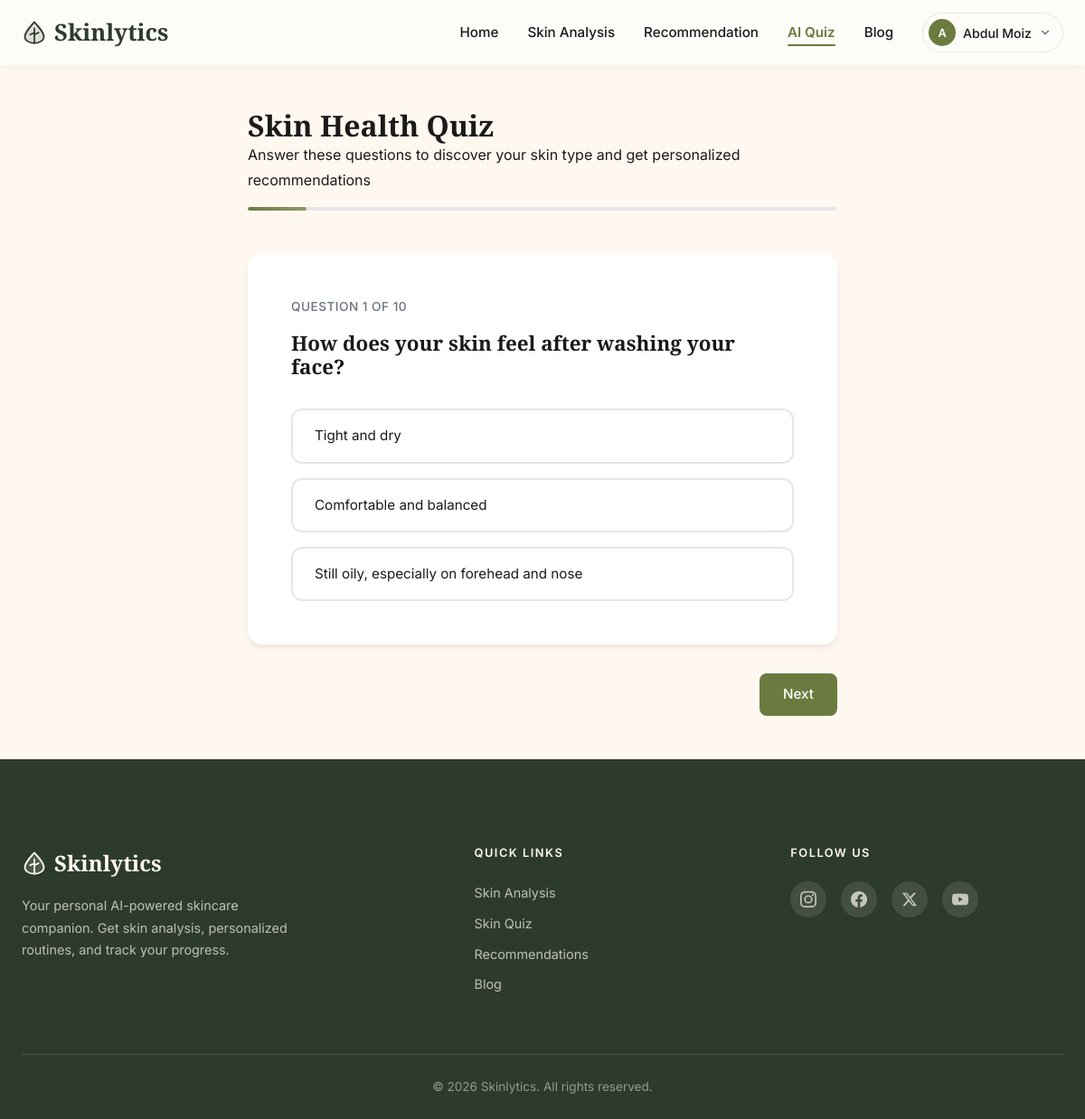
/quiz/ (signed in), run on the app's committed database.
### app/models.py (models this page shows, shortened)
class User(UserMixin, db.Model):
    __tablename__ = 'users'
    id = db.Column(db.Integer, primary_key=True)
    username = db.Column(db.String(80), unique=True, nullable=False)
    email = db.Column(db.String(120), unique=True, nullable=False)
    password_hash = db.Column(db.String(256), nullable=False)
    is_admin = db.Column(db.Boolean, default=False)
    created_at = db.Column(db.DateTime, default=datetime.utcnow)
    analyses = db.relationship('Analysis', backref='user', lazy=True)
    quiz_results = db.relationship('QuizResult', backref='user', lazy=True)
    blog_posts = db.relationship('BlogPost', backref='author', lazy=True)

class QuizQuestion(db.Model):
    __tablename__ = 'quiz_questions'
    id = db.Column(db.Integer, primary_key=True)
    question_text = db.Column(db.Text, nullable=False)
    option_a = db.Column(db.String(200), nullable=False)
    option_b = db.Column(db.String(200), nullable=False)
    option_c = db.Column(db.String(200), nullable=False)
    correct_answer = db.Column(db.String(1), nullable=False)  # 'a', 'b', or 'c'
    order = db.Column(db.Integer, nullable=False)

### app/quiz/routes.py (the view)
@bp.route('/')
@login_required
def index():
    questions = QuizQuestion.query.order_by(QuizQuestion.order).all()
    return render_template('quiz/index.html', questions=questions)

### app/templates/quiz/index.html (shortened to what this page needs)
{% extends 'base.html' %}
{% block content %}
<div class="quiz-container">
    <h1>Skin Health Quiz</h1>
    <p>Answer these questions to discover your skin type and get personalized recommendations</p>
    <div class="quiz-progress">
        <div class="quiz-progress-fill" id="progressFill" style="width: {{ (1 / questions|length * 100) if questions|length > 0 else 0 }}%"></div>
    </div>
    <form method="POST" action="{{ url_for('quiz.submit') }}" id="quizForm">
        {% for question in questions %}
        <div class="quiz-question" data-question="{{ loop.index }}" {% if not loop.first %}style="display:none"{% endif %}>
            <div class="question-counter">Question {{ loop.index }} of {{ questions|length }}</div>
            <h3>{{ question.question_text }}</h3>
            <div class="quiz-options">
                <label class="quiz-option">
                    <span>{{ question.option_a }}</span>
                </label>
                <label class="quiz-option">
                    <span>{{ question.option_b }}</span>
                </label>
                <label class="quiz-option">
                    <span>{{ question.option_c }}</span>
                </label>
            </div>
        </div>
        {% endfor %}
        <div class="quiz-nav">
            <button type="button" class="btn btn-primary" id="quiz-next" onclick="navigateQuiz(1)">Next</button>
        </div>
    </form>
</div>
{% endblock %}

### app/templates/base.html (shortened to what this page needs)
<!DOCTYPE html>
<html lang="en">
<head>
    <link rel="stylesheet" href="{{ url_for('static', filename='css/style.css') }}">
</head>
<body>
    <nav class="navbar">
        <div class="container">
            <a href="{{ url_for('main.home') }}" class="navbar-logo">
                Skinlytics
            </a>
            <div class="nav-menu" id="navbarMenu">
                <ul class="nav-links">
                    <li><a href="{{ url_for('main.home') }}" class="nav-link">Home</a></li>
                    {% if current_user.is_authenticated %}
                    <li><a href="{{ url_for('scan.index') }}" class="nav-link">Skin Analysis</a></li>
                    {% endif %}
                    <li><a href="{{ url_for('recommendation.index') }}" class="nav-link">Recommendation</a></li>
                    {% if current_user.is_authenticated %}
                    <li><a href="{{ url_for('quiz.index') }}" class="nav-link">AI Quiz</a></li>
                    {% endif %}
                    <li><a href="{{ url_for('blog.index') }}" class="nav-link">Blog</a></li>
                </ul>
                <div class="nav-auth">
                    {% if current_user.is_authenticated %}
                        <div class="user-dropdown" id="userDropdown">
                            <button class="user-dropdown-trigger" id="userDropdownTrigger" type="button">
                                <span class="user-initial">{{ current_user.username[0] | upper }}</span>
                                <span class="user-dropdown-name">{{ current_user.username }}</span>
                                <svg class="dropdown-chevron" width="14" height="14" viewBox="0 0 24 24" fill="none" stroke="currentColor" stroke-width="2.5" stroke-linecap="round" stroke-linejoin="round"><polyline points="6 9 12 15 18 9"/></svg>
                            </button>
                        </div>
                    {% else %}
                        <a href="{{ url_for('auth.login') }}" class="btn btn-outline btn-sm">Login</a>
                        <a href="{{ url_for('auth.register') }}" class="btn btn-primary btn-sm">Register</a>
                    {% endif %}
                </div>
            </div>
        </div>
    </nav>
    <main class="main-content">
        {% block content %}{% endblock %}
    </main>
    <footer class="footer">
        <div class="container">
            <div class="footer-grid">
                <div class="footer-brand">
                    <a href="{{ url_for('main.home') }}" class="footer-logo">
                        Skinlytics
                    </a>
                    <p>
                        Your personal AI-powered skincare companion. Get skin analysis, personalized routines, and track your progress.
                    </p>
                </div>
                <div class="footer-col">
                    <h4 class="footer-heading">Quick Links</h4>
                    <ul class="footer-links">
                        <li><a href="{{ url_for('scan.index') }}">Skin Analysis</a></li>
                        <li><a href="{{ url_for('quiz.index') }}">Skin Quiz</a></li>
                        <li><a href="{{ url_for('recommendation.index') }}">Recommendations</a></li>
                        <li><a href="{{ url_for('blog.index') }}">Blog</a></li>
                    </ul>
                </div>
                <div class="footer-col">
                    <h4 class="footer-heading">Follow Us</h4>
                    <div class="footer-socials">
                        <a href="#" class="social-link" aria-label="Instagram">
                        </a>
                        <a href="#" class="social-link" aria-label="Facebook">
                        </a>
                        <a href="#" class="social-link" aria-label="Twitter">
                            <svg width="18" height="18" viewBox="0 0 24 24" fill="currentColor"><path d="M18.244 2.25h3.308l-7.227 8.26 8.502 11.24H16.17l-5.214-6.817L4.99 21.75H1.68l7.73-8.835L1.254 2.25H8.08l4.713 6.231zm-1.161 17.52h1.833L7.084 4.126H5.117z"/></svg>
                        </a>
                        <a href="#" class="social-link" aria-label="YouTube">
                        </a>
                    </div>
                </div>
            </div>
            <div class="footer-bottom">
                <p>&copy; 2026 Skinlytics. All rights reserved.</p>
            </div>
        </div>
    </footer>
</body>
</html>

### data on the page
User: username "A", username "Abdul Moiz"
QuizQuestion: questions "10", question_text "How does your skin feel after washing your face?", option_a "Tight and dry", option_b "Comfortable and balanced", option_c "Still oily, especially on forehead and nose"
